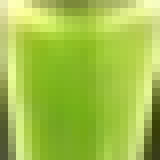
#> input picture CITAS/8.png, 20 x 20 px (shown 8 times larger); its folder holds only this picture in this run
$ jupyter execute --allow-errors 'LAMP Assay Image Analysis.ipynb'   (shell and % lines are left out)
#> lines starting #> are read from the running program, lines starting #| are printed output that depends on the picture
[cell 1]
import numpy as np
from PIL import Image
import glob
%pylab inline

[cell 2]
image_list = []
for filename in glob.glob('./CITAS/*.png'): #assuming png
    im=Image.open(filename)
#> im is the input picture: PIL image 20x20 RGBA; mean R, G, B, A 162, 193.8, 72.5, 255
    image_list.append(im)
image_list

[cell 3]
histograms = []
for image in image_list:
    h = image.histogram()
    histograms.append(h)
#> this loop made 1 pass
#> after the loop, histograms = 1 item
histograms

[cell 4]
import pandas as pd
results = ['nope','yes','yes','yes','nope','yes','yes','yes','yes','nope','yes','yes','nope','nope','nope']
lol = pd.DataFrame(histograms)
#> lol = table of 1 rows and 1024 columns
lol
#> Out = table of 1 rows and 1024 columns

[cell 5]
res = pd.DataFrame(results)
res

## Decision Tree Test
using pixel histograms

[cell 6]
from sklearn.model_selection import cross_val_score
from sklearn.tree import DecisionTreeClassifier
clf = DecisionTreeClassifier(random_state=0)
#> (the rest of this cell did not finish here and is left out)

[cell 7]
test_list = []
for filename in glob.glob('./CITAS/testcolors/*.png'): #assuming png
    im=Image.open(filename)
    test_list.append(im)

test = []
for image in test_list:
    h = image.histogram()
    test.append(h)
#> after the loop, test = []

## Logistic Regression
Using LR with most frequent color

[cell 8]
from sklearn.linear_model import LogisticRegression
lr = LogisticRegression()

[cell 9]
def most_frequent_colour(image):

    w, h = image.size
    pixels = image.getcolors(w * h)

    most_frequent_pixel = pixels[0]

    for count, colour in pixels:
        if count > most_frequent_pixel[0]:
            most_frequent_pixel = (count, colour)

    return most_frequent_pixel

[cell 10]
freq = []
for image in image_list:
    h = most_frequent_colour(image)
    freq.append(h[1])
#> this loop made 1 pass
#> (w in most_frequent_colour, h) on pass 1: (20, (2, (179, 210, 71, 255)))
#> after the loop, freq = [(179, 210, 71, 255)]
freq
#> Out = [(179, 210, 71, 255)]

#> (a cell that did not finish here is left out)

[cell 12]
gad = []
for image in test_list:
    h = most_frequent_colour(image)
    gad.append(h[1])
#> after the loop, gad = []
#> (the rest of this cell did not finish here and is left out)

## Sample Image
(Until we get actual images from the lab)
Bottom right corner has to be white and sample has to be within center box (assuming 3x3 grid)

# Color Normalization

Uses the bottom-right corner of the image as a reference point. It then uses the differences in the average values of the corner pixels and perfect white and applies it to the entire image.

[cell 13]
im = Image.open("./CITAS/colornormtest/test4.jpg")
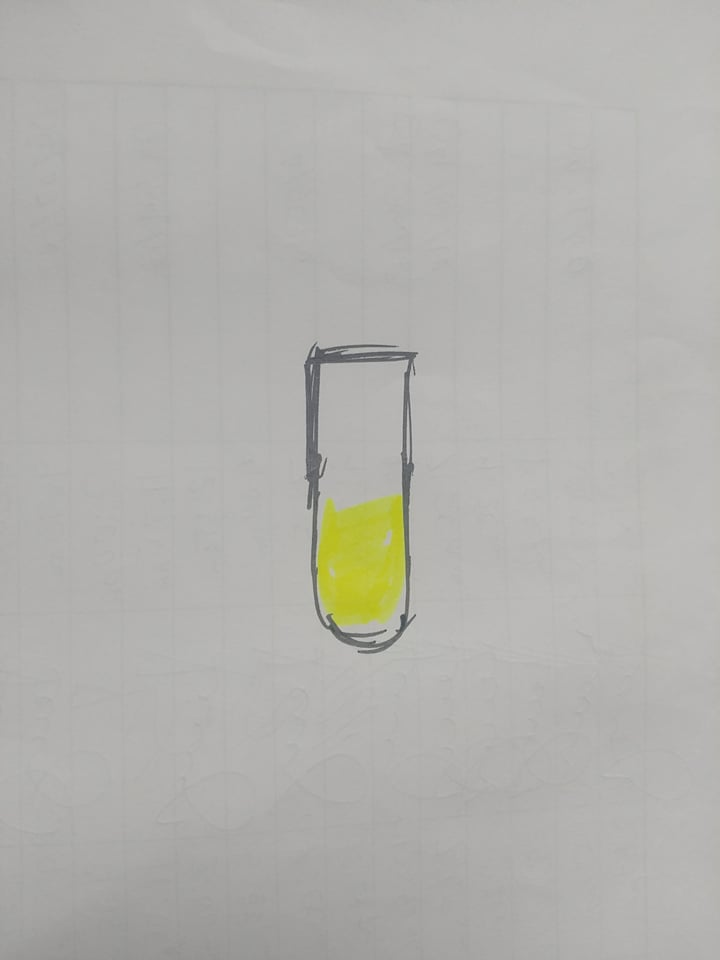
#> input picture CITAS/colornormtest/test4.jpg, 720 x 960 px
#> im is the input picture: PIL image 720x960 RGB; mean R, G, B 178.3, 177.6, 173.7
im2 = Image.new(im.mode, im.size)
#> im2: PIL image 720x960 RGB; every value is 0

width, height = im.size
#> width = 720; height = 960

avgarray = []

avg = [0, 0, 0]

for i in range(0,3):
    pxcount = 0
    for x in range((width // 4) * 3, width):
        for y in range((height // 4) * 3, height):
            avg[i] = avg[i] + im.getpixel( (x,y) )[i]
            pxcount = pxcount + 1
    avg[i] = avg[i] // pxcount
#> after the loop, avg = [179, 178, 176]

avg

diff = []
diff.append(255 - avg[0])
diff.append(255 - avg[1])
diff.append(255 - avg[2])
diff
#> Out = [76, 77, 79]

[cell 14]
for x in range(0, width):
    for y in range(0, height):
        current_color = im.getpixel( (x,y) )
        new = []
        for i in range(0,3):
            if ((current_color[i] + diff[i]) <= 255):
                new.append(current_color[i] + diff[i])
            else:
                new.append(255)
        new_color = (new[0], new[1], new[2])
        im2.putpixel( (x,y), new_color)
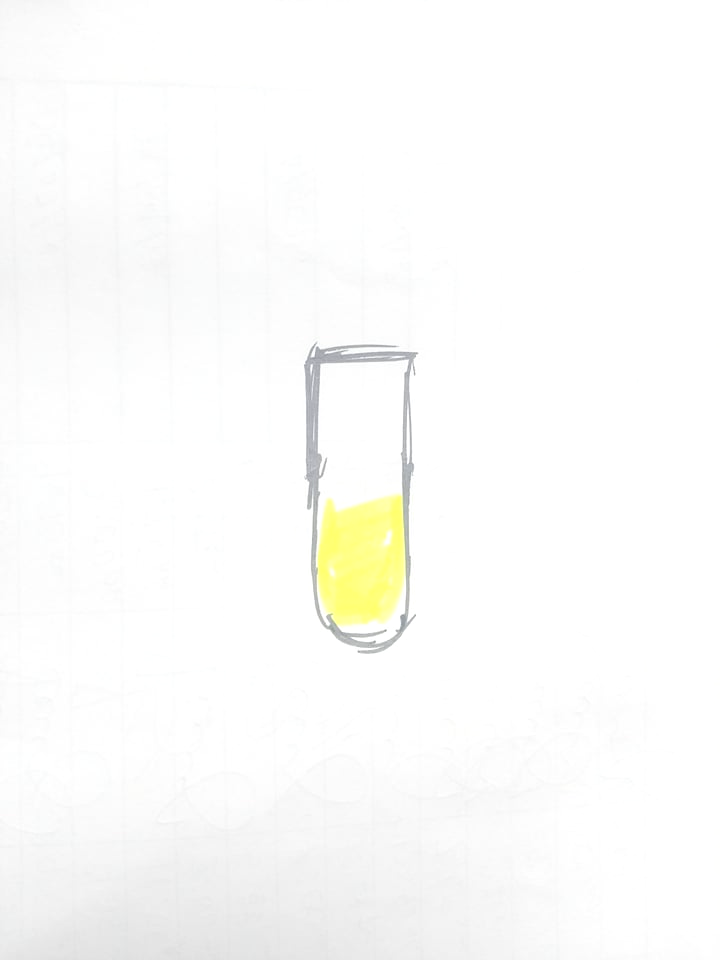
#> im2: PIL image 720x960 RGB; mean R, G, B 251.9, 252, 250.4

im2.show()

## CROP
Gets the center box of an imaginary 3x3 grid on the image

[cell 15]
left = (width // 3)
#> left = 240
up = (height // 3)
#> up = 320

im3 = im2.crop(box=(left, up, left*2, up*2))
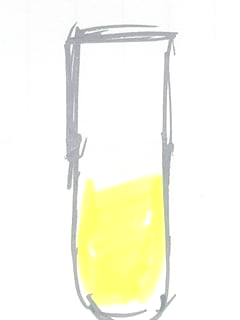
#> im3: PIL image 240x320 RGB; mean R, G, B 249.1, 249.3, 234.6
im3.show()

## TURN ALL B&W COLORS TO BLACK
Using standard deviation, make all pixels that are black to white all black.

[cell 16]
im4 = Image.new(im3.mode, im3.size)
#> im4: PIL image 240x320 RGB; every value is 0

width3, height3 = im3.size
#> width3 = 240; height3 = 320

bw_tolerance = 18

#> (the rest of this cell did not finish here and is left out)
